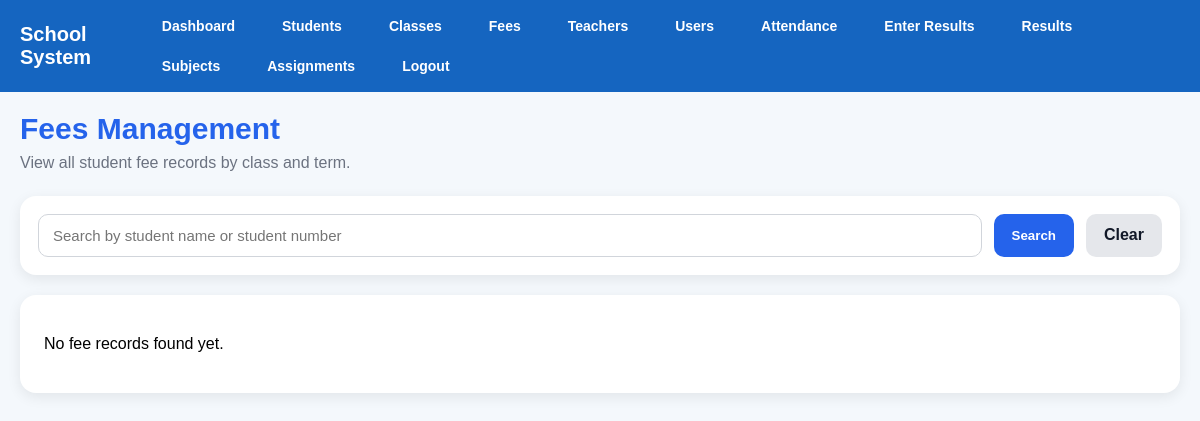
Before: /fees (signed in) with the older database file.
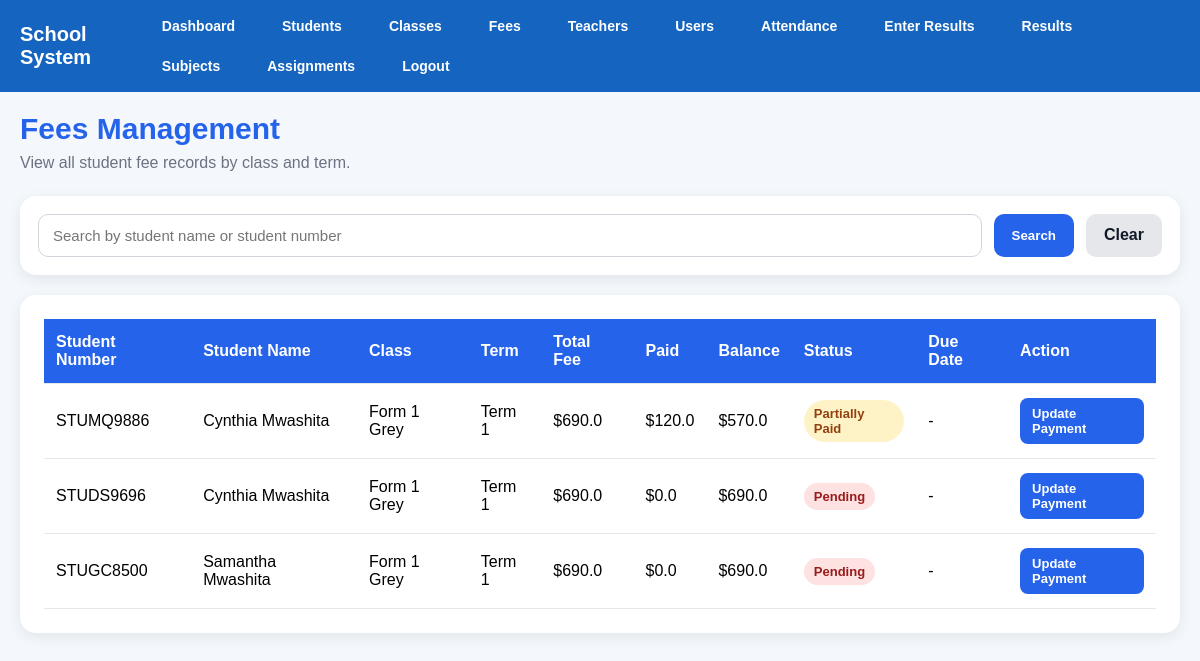
After: the same page with the newer database file.
### tables this page shows
CREATE TABLE fees (
            id INTEGER PRIMARY KEY AUTOINCREMENT,
            student_id INTEGER NOT NULL,
            amount REAL DEFAULT 0,
            paid_amount REAL DEFAULT 0,
            balance REAL DEFAULT 0,
            status TEXT,
            due_date TEXT, term_name TEXT,
            FOREIGN KEY(student_id) REFERENCES students(id)
        );

CREATE TABLE students (
            id INTEGER PRIMARY KEY AUTOINCREMENT,
            first_name TEXT NOT NULL,
            last_name TEXT NOT NULL,
            gender TEXT,
            dob TEXT,
            class_name TEXT
        , boarding_status TEXT, guardian2_name TEXT, guardian2_phone TEXT, student_number TEXT, birthday TEXT, enrollment_date TEXT, leaving_year TEXT, home_address TEXT, mailing_address TEXT, student_phone TEXT, medical_info TEXT, emergency_contact TEXT, guardian1_relationship TEXT, guardian1_whatsapp TEXT, guardian1_email TEXT, guardian2_relationship TEXT, guardian2_whatsapp TEXT, guardian2_email TEXT, guardian1_name TEXT, guardian1_phone TEXT);

### app.py (the view, shortened to what this page needs)
@app.route("/fees")
@login_required
@roles_required("admin", "director")
def fees():
    conn = get_db()
    cursor = conn.cursor()
    search = request.args.get("search", "").strip()
    query = """
        SELECT
            f.*,
            s.first_name,
            s.last_name,
            s.student_number,
            s.class_name
        FROM fees f
        JOIN students s ON f.student_id = s.id
    """
    params = []
    query += " ORDER BY s.class_name, s.first_name, s.last_name, f.term_name"
    cursor.execute(query, params)
    fee_records = cursor.fetchall()
    conn.close()
    return render_template("fees.html", fee_records=fee_records, search=search)

### app.py (called while the page is built)
def get_db():
    database_url = os.environ.get("DATABASE_URL")
    if database_url:
        conn = psycopg2.connect(database_url, cursor_factory=RealDictCursor)
    else:
        conn = sqlite3.connect("school.db")
        conn.row_factory = sqlite3.Row
    return conn

def login_required(f):
    @wraps(f)
    def wrapper(*args, **kwargs):
        if "user_id" not in session:
            flash("Please log in first.", "warning")
            return redirect(url_for("login"))
        return f(*args, **kwargs)
    return wrapper

def roles_required(*allowed_roles):
    def decorator(f):
        @wraps(f)
        def wrapper(*args, **kwargs):
            if "user_id" not in session:
                flash("Please log in first.", "warning")
                return redirect(url_for("login"))
            if session.get("role") not in allowed_roles:
                flash("You are not allowed to access that page.", "danger")
                return redirect(url_for("dashboard"))
            return f(*args, **kwargs)
        return wrapper
    return decorator

### templates/fees.html (shortened to what this page needs)
{% extends "base.html" %}
{% block content %}
<div class="page-header">
    <h1>Fees Management</h1>
    <p>View all student fee records by class and term.</p>
</div>
<div class="search-card">
    <form method="GET" action="{{ url_for('fees') }}" class="search-form">
        <input
            type="text"
            name="search"
            placeholder="Search by student name or student number"
            value="{{ search or '' }}"
        >
        <button type="submit">Search</button>
        <a href="{{ url_for('fees') }}" class="clear-btn">Clear</a>
    </form>
</div>
<div class="card">
    {% if fee_records %}
    <div class="table-wrapper">
        <table>
            <thead>
                <tr>
                    <th>Student Number</th>
                    <th>Student Name</th>
                    <th>Class</th>
                    <th>Term</th>
                    <th>Total Fee</th>
                    <th>Paid</th>
                    <th>Balance</th>
                    <th>Status</th>
                    <th>Due Date</th>
                    <th>Action</th>
                </tr>
            </thead>
            <tbody>
                {% for fee in fee_records %}
                <tr>
                    <td>{{ fee.student_number }}</td>
                    <td>{{ fee.first_name }} {{ fee.last_name }}</td>
                    <td>{{ fee.class_name }}</td>
                    <td>{{ fee.term_name or "Not set" }}</td>
                    <td>${{ fee.amount }}</td>
                    <td>${{ fee.paid_amount }}</td>
                    <td>${{ fee.balance }}</td>
                    <td>
                        <span class="status-badge
                            {% if fee.status == 'Paid' %}paid
                            {% elif fee.status == 'Partially Paid' %}partial
                            {% else %}pending{% endif %}">
                            {{ fee.status }}
                        </span>
                    </td>
                    <td>{{ fee.due_date or "-" }}</td>
                    <td>
    <a href="{{ url_for('update_fee', fee_id=fee.id) }}" class="action-btn">Update Payment</a>
</td>
                </tr>
                {% endfor %}
            </tbody>
        </table>
    </div>
    {% else %}
        <p>No fee records found yet.</p>
    {% endif %}
</div>
{% endblock %}

### templates/base.html (shortened to what this page needs)
<!DOCTYPE html>
<html lang="en">
<head>
    <link rel="stylesheet" href="{{ url_for('static', filename='style.css') }}">
</head>
<body>
<div class="navbar">
    <h2>School System</h2>
    <div class="nav-links">
        {% if session.get('role') in ['admin', 'director'] %}
            <a href="{{ url_for('dashboard') }}">Dashboard</a>
            <a href="{{ url_for('students') }}">Students</a>
            <a href="{{ url_for('classes') }}">Classes</a>
            <a href="{{ url_for('fees') }}">Fees</a>
            <a href="{{ url_for('teachers') }}">Teachers</a>
            <a href="{{ url_for('users') }}">Users</a>
            <a href="{{ url_for('attendance') }}">Attendance</a>
            <a href="{{ url_for('enter_result') }}">Enter Results</a>
            <a href="{{ url_for('results') }}">Results</a>
            <a href="{{ url_for('subjects') }}">Subjects</a>
            <a href="{{ url_for('assignments') }}">Assignments</a>
            <a href="{{ url_for('logout') }}">Logout</a>
        {% else %}
            <a href="{{ url_for('index') }}">Home</a>
            <a href="{{ url_for('login') }}">Login</a>
        {% endif %}
    </div>
</div>
<div class="container">
    {% block content %}{% endblock %}
</div>
</body>
</html>

### static/style.css (style rules this page uses)
body { font-family: Arial, sans-serif; background-color: #f4f6f9; margin: 0; padding: 0; }
.navbar { background-color: #1e3a8a; color: white; padding: 15px; display: flex; justify-content: space-between; align-items: center; }
.navbar a { color: white; text-decoration: none; margin-left: 15px; font-weight: bold; }
.container { padding: 30px; }
table { width: 100%; border-collapse: collapse; background: white; }
th { background-color: #1e3a8a; color: white; padding: 10px; }
td { padding: 8px; border-bottom: 1px solid #ddd; }
button { background-color: #2563eb; color: white; padding: 8px 12px; border: none; border-radius: 5px; }

### templates/base.html (style rules this page uses)
body { margin: 0; font-family: Arial, sans-serif; background: #f4f8fc; }
.navbar { background: #1565c0; color: white; padding: 12px 20px; display: flex; justify-content: space-between; align-items: center; }
.navbar h2 { margin: 0; font-size: 20px; }
.nav-links { display: flex; gap: 12px; flex-wrap: wrap; }
.nav-links a { color: white; text-decoration: none; font-size: 14px; padding: 6px 10px; border-radius: 5px; }
.container { padding: 20px; }

### templates/fees.html (style rules this page uses)
.page-header { margin-bottom: 24px; }
.page-header h1 { margin: 0; color: #2563eb; font-size: 30px; }
.page-header p { margin-top: 8px; color: #6b7280; }
.card { background: white; border-radius: 16px; padding: 24px; box-shadow: 0 4px 14px rgba(0, 0, 0, 0.08); }
.table-wrapper { overflow-x: auto; }
table { width: 100%; border-collapse: collapse; min-width: 1000px; }
th, td { padding: 14px 12px; text-align: left; border-bottom: 1px solid #e5e7eb; }
th { background: #2563eb; color: white; font-weight: 600; }
.status-badge { display: inline-block; padding: 6px 10px; border-radius: 999px; font-size: 13px; font-weight: 600; }
.status-badge.partial { background: #fef3c7; color: #92400e; }
.status-badge.pending { background: #fee2e2; color: #991b1b; }
.action-btn { display: inline-block; background: #2563eb; color: white; text-decoration: none; padding: 8px 12px; border-radius: 8px; font-size: 13px; font-weight: 600; }
.search-card { background: white; border-radius: 16px; padding: 18px; box-shadow: 0 4px 14px rgba(0, 0, 0, 0.08); margin-bottom: 20px; }
.search-form { display: flex; gap: 12px; flex-wrap: wrap; }
.search-form input { flex: 1; min-width: 260px; padding: 12px 14px; border: 1px solid #d1d5db; border-radius: 10px; font-size: 15px; }
.search-form button { background: #2563eb; color: white; border: none; padding: 12px 18px; border-radius: 10px; font-weight: 600; cursor: pointer; }
.clear-btn { display: inline-block; background: #e5e7eb; color: #111827; text-decoration: none; padding: 12px 18px; border-radius: 10px; font-weight: 600; }

Changed rows visible on the page:
added fees: student_number "STUMQ9886", first_name "Cynthia", last_name "Mwashita", class_name "Form 1 Grey", term_name "Term 1", amount "690.0", paid_amount "120.0", balance "570.0", status "Partially Paid", due_date "-"
added fees: student_number "STUDS9696", first_name "Cynthia", last_name "Mwashita", class_name "Form 1 Grey", term_name "Term 1", amount "690.0", paid_amount "0.0", balance "690.0", status "Pending", due_date "-"
added fees: student_number "STUGC8500", first_name "Samantha", last_name "Mwashita", class_name "Form 1 Grey", term_name "Term 1", amount "690.0", paid_amount "0.0", balance "690.0", status "Pending", due_date "-"
Other visible differences:
text no longer shown: "No fee records found yet."
text now shown: "Student Number Student Name Class Term Total Fee Paid Balance Status Due Date Action"
